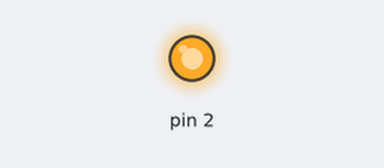
The sketch below on a simulated Arduino Uno, built with avr-gcc and run on an emulated ATmega328P. On the bench: output pins drawn as LEDs (lit = HIGH). What the sketch prints to the serial monitor is not drawn.

Above: at 0.1 s.
Timing chart, 0 to 1.6 s (numbered marks = the images above):
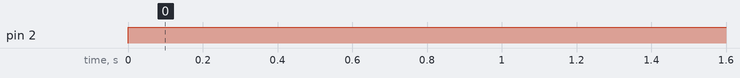

Measured:
- by itself, pin 2: LOW → HIGH at 0.00 s

The sketch:

sketch_may03a.ino
```cpp
void setup() {
  // put your setup code here, to run once:
  pinMode(2, OUTPUT);
  pinMode(3, INPUT);
  Serial.begin(9600);
}


void loop() {
  // put your main code here, to run repeatedly:
  digitalWrite(2, HIGH);
  Serial.println(1);
  delay(1000);
  Serial.println(0);
  delay(1000);
}
```
